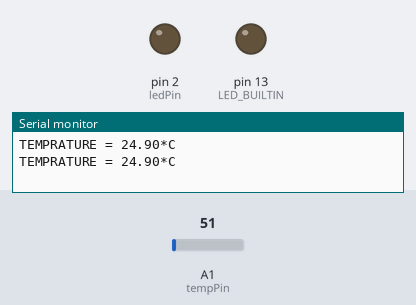
Recording of a sketch running on a simulated Arduino Uno, built with avr-gcc and run on an emulated ATmega328P. Shown: output pins drawn as LEDs (lit = HIGH), the last lines printed to the serial monitor. The inputs (shaded band) are chosen by the test bench; at power-on: A1 (tempPin) = 51.

Above: at 1.8 s.
1.9 s: A1 (tempPin) set to 74
3.4 s: A1 (tempPin) set to 86
At 5.1 s:
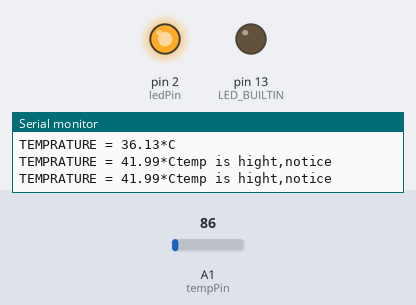
5.5 s: A1 (tempPin) set to 71
At 6.7 s:
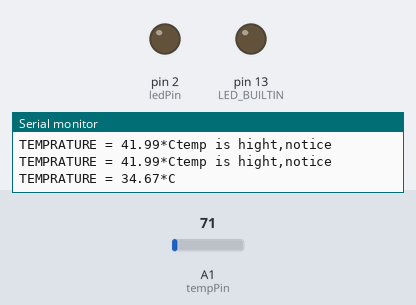
7.5 s: A1 (tempPin) set to 112
At 9.5 s:
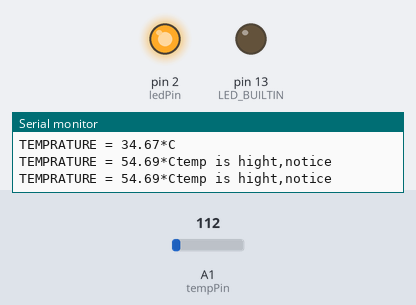
Timing chart, 0 to 10.5 s (numbered marks = the images above; inputs shaded):
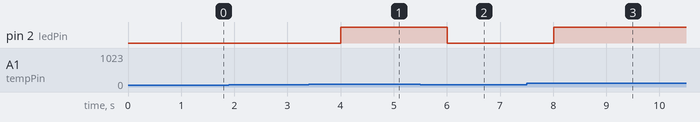

The sketch:

TemperatureSensor.ino
```cpp
int val;
int tempPin = 1;
const int ledPin =  2;
void setup()
{
  Serial.begin(9600);
  pinMode(LED_BUILTIN, OUTPUT);
  pinMode(ledPin, OUTPUT);
}
void loop()
{
  val = analogRead(tempPin);
  float mv = ( val/1024.0)*5000;
  float cel = mv/10;
  float farh = (cel*9)/5 + 32;
  Serial.print("TEMPRATURE = ");
  Serial.print(cel);
  Serial.print("*C");
  if(cel>40){
       Serial.println("temp is hight,notice");
      digitalWrite(ledPin, HIGH);
    }else{
      digitalWrite(LED_BUILTIN, LOW);
      digitalWrite(ledPin, LOW);
      }
  Serial.println();
  delay(1000);
/* uncomment this to get temperature in farenhite
Serial.print("TEMPRATURE = ");
Serial.print(farh);
Serial.print("*F");
Serial.println();
*/
}
```

Measured:
- the behaviour switches between 81 and 82 on A1 (tempPin) (found by bisection; images 0 and 1)
- after the input at 3.4 s, pin 2 (ledPin): LOW → HIGH after 0.60 s
- after the input at 5.5 s, pin 2 (ledPin): HIGH → LOW after 0.51 s
- after the input at 7.5 s, pin 2 (ledPin): LOW → HIGH after 0.51 s
